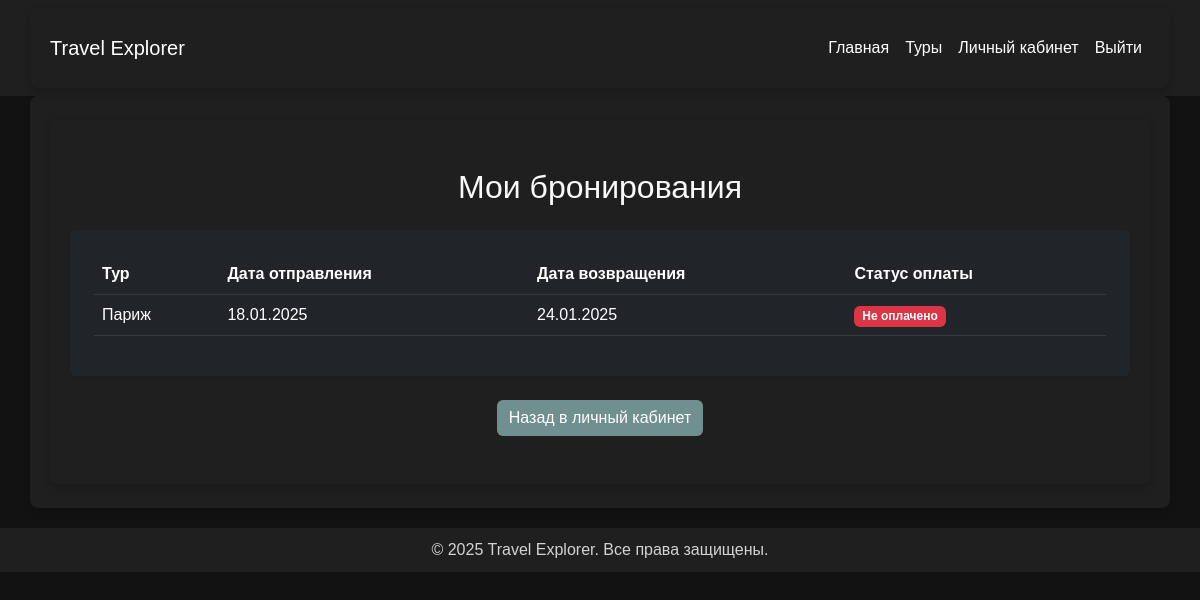
Page /api/profile/reservations/ (signed in) on the earlier database version.
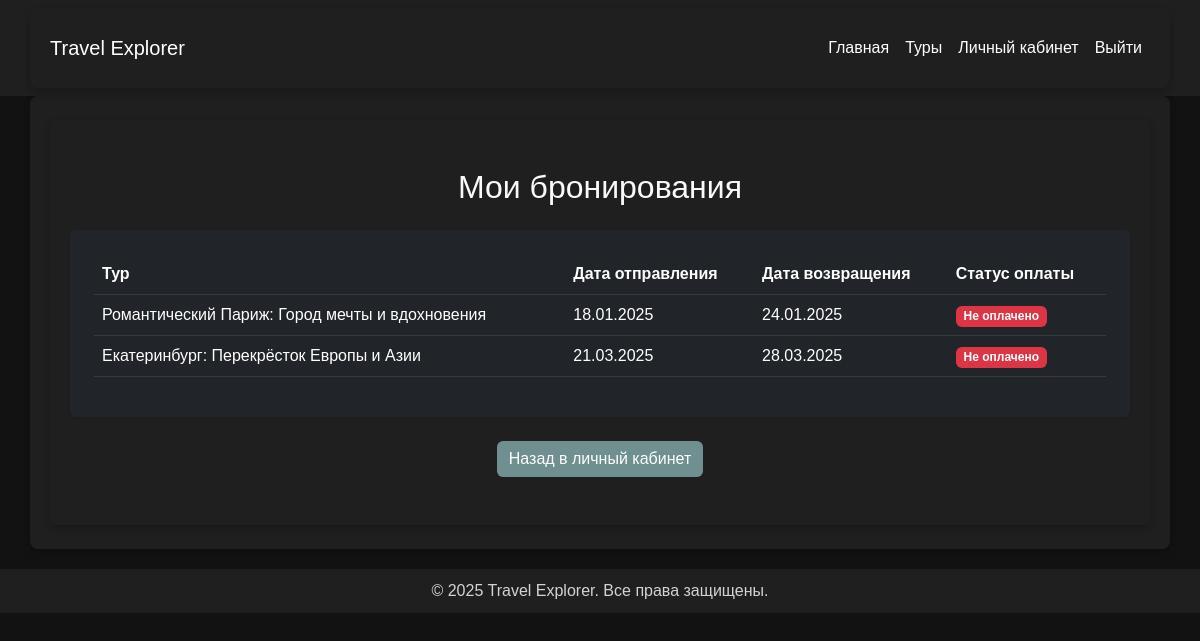
Same page on the later database version.
### travel/models.py (models this page shows, shortened)
class Reservation(models.Model):
    id_user = models.ForeignKey(User, verbose_name="Пользователь", on_delete=models.CASCADE, related_name='reservations')
    id_tour = models.ForeignKey(Tour, verbose_name="Тур", on_delete=models.CASCADE, related_name='reservations')
    date_reservation = models.DateField("Дата бронирования",default=now)
    status_pay = models.BooleanField("Статус оплаты",default=False)
    PAYMENT_METHODS = [('CARD', 'Банковская карта'), ('CASH', 'Наличные'), ('ONLINE', 'Онлайн оплата(СБП)')]
    payment_method = models.CharField("Метод оплаты", max_length=50, choices=PAYMENT_METHODS)
    raw_id_fields = ('id_tour',)
    document = models.FileField(
        upload_to='reservation_documents/',
        blank=True,
        null=True,
        verbose_name="Документ бронирования"
    )
    class Meta:
        verbose_name = "Бронирование"
        verbose_name_plural = "Бронирования"

class Tour(models.Model):
    name_tour = models.CharField("Название тура", max_length=255)
    discription_tour = models.TextField("Описание тура")
    price_tour = models.IntegerField("Цена тура", validators=[validate_positive])
    departure = models.CharField("Место отправления", max_length=255)
    destination = models.CharField("Место назначения", max_length=255)
    date_departure = models.DateField("Дата отправления")
    date_return = models.DateField("Дата возвращения")
    operator_tour = models.CharField("Туроператор", max_length=255)
    places_tour = models.IntegerField("Количество мест", validators=[validate_positive])
    history = HistoricalRecords()
    is_hot = models.BooleanField(default=False)
    image = models.ImageField(upload_to='tours/', blank=True, null=True)
    objects = TourManager()
    video_url = models.URLField(
        max_length=255,
        blank=True,
        null=True,
        verbose_name="Ссылка на видеообзор"
    )
    class Meta:
        ordering = ['date_departure']
        verbose_name = "Тур"
        verbose_name_plural = "Туры"

### travel/views.py (the view)
# urls.py: path('profile/reservations/', views.user_reservations, name='user_reservations'),
@login_required
def user_reservations(request):
    reservations = Reservation.objects.select_related('id_tour').filter(id_user=request.user)
    return render(request, 'travel/user_reservations.html', {'reservations': reservations})

### travel/templates/travel/user_reservations.html
{% extends 'travel/base.html' %}
{% block content %}
<div class="container py-5">
    <h2 class="text-center text-light mb-4">Мои бронирования</h2>
    <div class="card bg-dark text-light shadow-sm p-4">
        <table class="table table-dark table-hover">
            <thead>
                <tr>
                    <th>Тур</th>
                    <th>Дата отправления</th>
                    <th>Дата возвращения</th>
                    <th>Статус оплаты</th>
                </tr>
            </thead>
            <tbody>
                {% for reservation in reservations %}
                <tr>
                    <td>{{ reservation.id_tour.name_tour }}</td>
                    <td>{{ reservation.id_tour.date_departure|date:"d.m.Y" }}</td>
                    <td>{{ reservation.id_tour.date_return|date:"d.m.Y" }}</td>
                    <td>
                        {% if reservation.status_pay %}
                        <span class="badge bg-success">Оплачено</span>
                        {% else %}
                        <span class="badge bg-danger">Не оплачено</span>
                        {% endif %}
                    </td>
                </tr>
                {% empty %}
                <tr>
                    <td colspan="4" class="text-center text-muted">У вас нет бронирований.</td>
                </tr>
                {% endfor %}
            </tbody>
        </table>
    </div>
    <div class="text-center mt-4">
        <a href="{% url 'profile' %}" class="btn btn-outline-light">Назад в личный кабинет</a>
    </div>
</div>
{% endblock %}

Differences in the rows shown:
changed through a linked row, Reservation: id_tour.name_tour "Париж" → "Романтический Париж: Город мечты и вдохновения"
added Reservation: id_tour.name_tour "Екатеринбург: Перекрёсток Европы и Азии", id_tour.date_departure "21.03.2025", id_tour.date_return "28.03.2025", status_pay "Не оплачено"
